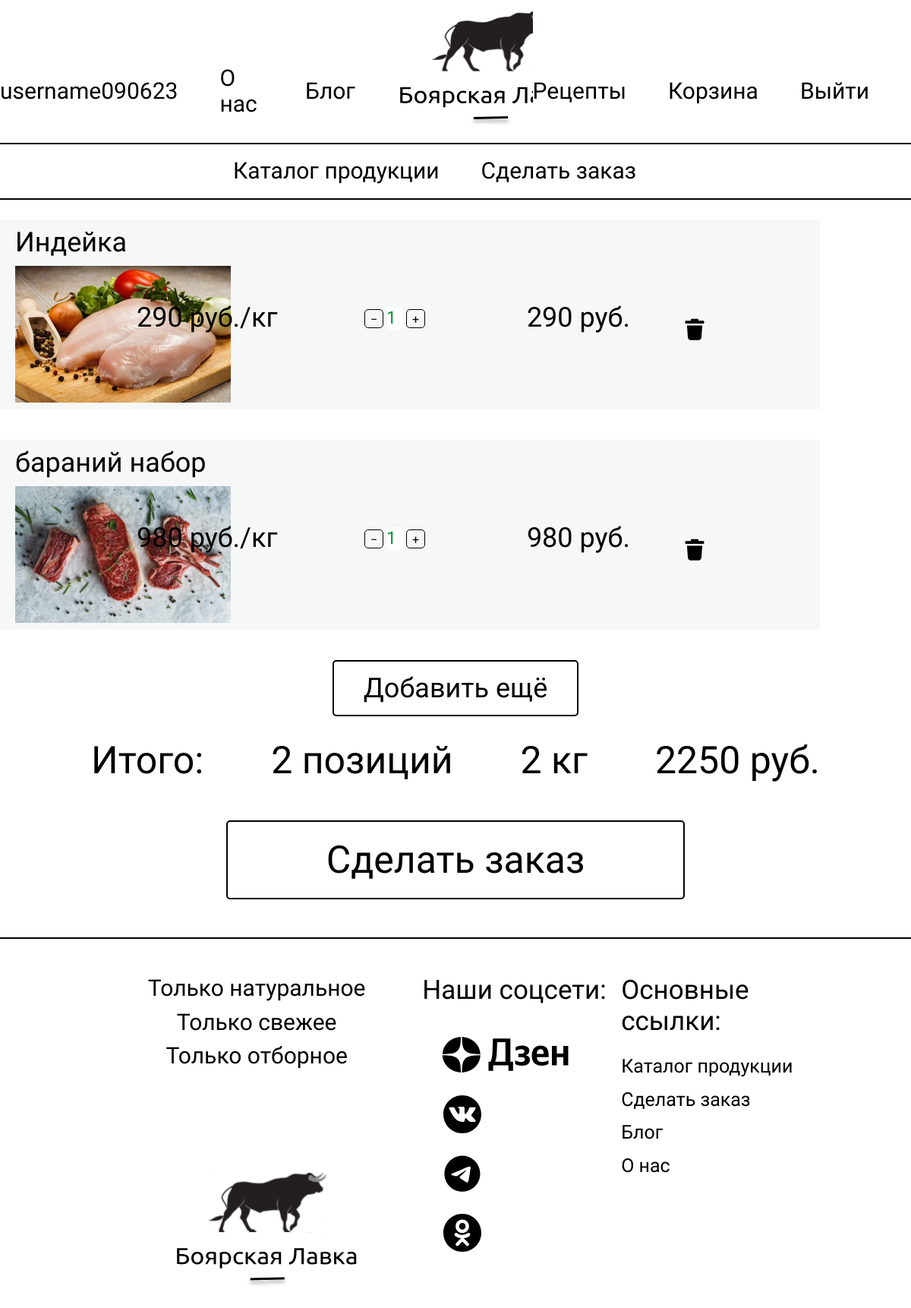
Page /shopping_cart (signed in) on the earlier database version.
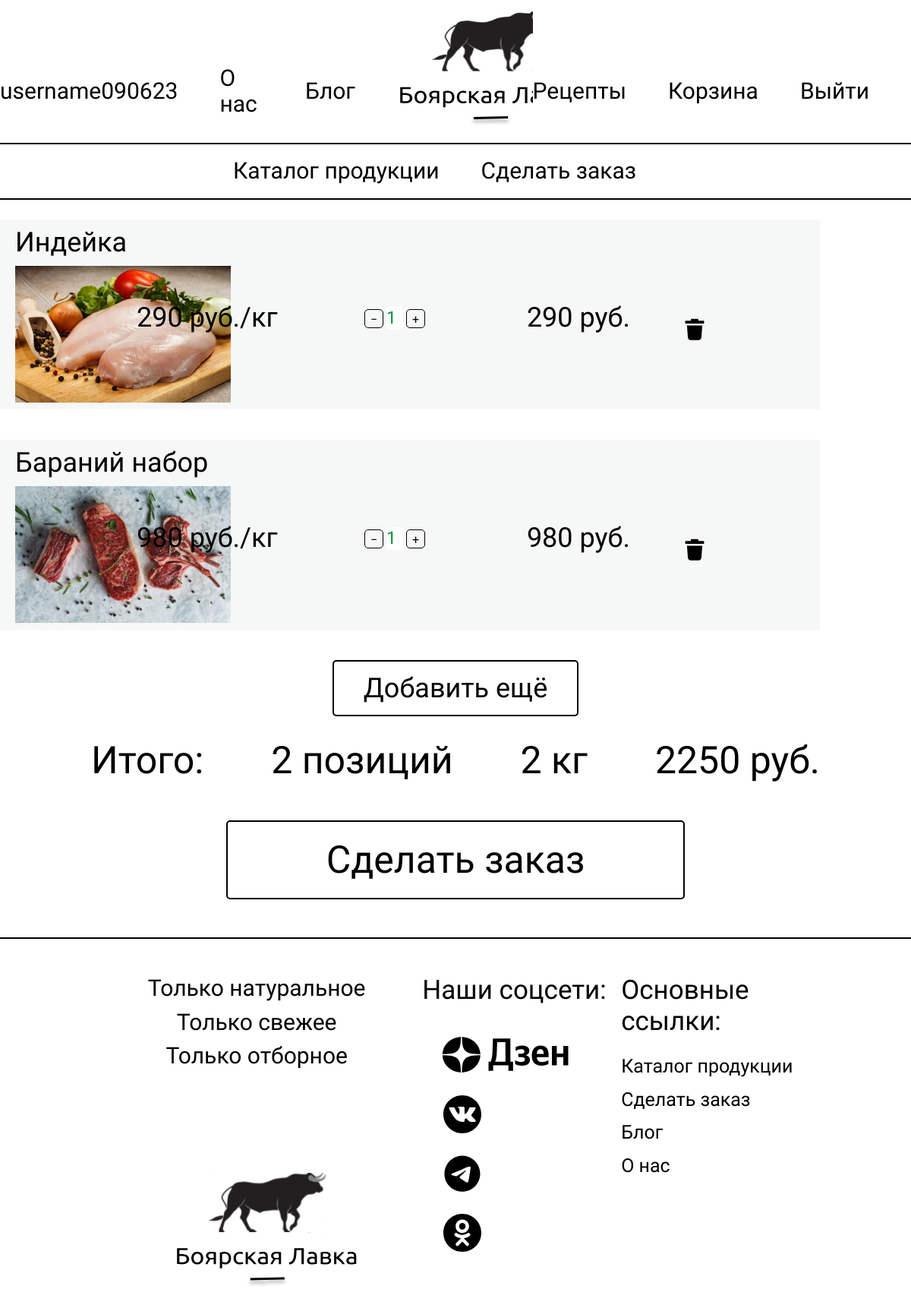
Same page on the later database version.
### butcher_shop_app/models.py (models this page shows)
class GoodsInShoppingCart(models.Model):
    user = models.ForeignKey(User, on_delete=models.CASCADE)
    product = models.ForeignKey(Product, on_delete=models.CASCADE)
    count = models.PositiveIntegerField(default=0, null=True)
    def cost(self):
        return self.product.cost
    def total_cost(self):
        if self.count:
            return self.product.cost * self.count
        return None

class Product(models.Model):
    name = models.CharField(max_length=200)
    cost = models.PositiveIntegerField()
    category_name = models.ManyToManyField(ProductCategories, default="Вне категорий")
    preview = RichTextField(default="Без описания", max_length=500)
    description = RichTextField(default="Без описания")
    image = models.ImageField(upload_to='img', default="img/1.png")
    def __str__(self):
        return self.name

### butcher_shop_app/views.py (the view)
# urls.py: path("shopping_cart", shopping_cart, name="shopping_cart"),
def shopping_cart(request):
    context = cart_logic(request)
    return render(request, "butcher_shop_app/shopping_cart.html", context)

### butcher_shop_app/views.py (called while the page is built)
def cart_logic(request):
    context = {}
    if request.method == "POST":
        form_type = request.POST.get("form_type")
        if form_type == 'del_good':
            del_good(request)
    if request.user.is_authenticated:
        user_cart = GoodsInShoppingCart.objects.filter(user=request.user)
        context["cart"] = user_cart
        context["count_goods_in_cart"] = len(user_cart)
    else:
        shopping_cart_eq = request.session.get('shopping_cart', [])
        count_goods_in_cart = len(shopping_cart_eq)
        context["cart"] = shopping_cart_eq
        context["count_goods_in_cart"] = count_goods_in_cart
    context.update(get_cart_sum_count_kgs(request))
    return context

### butcher_shop_app/templates/butcher_shop_app/shopping_cart.html (shortened to what this page needs)
{% extends 'butcher_shop_app/base.html' %}
{% block content %}
{{cart_len}}<br>
{% include "butcher_shop_app/cart_base.html" %}
<a href="{% url 'order_create' %}"  class="standart__button create_order_btn">
    Сделать заказ
</a>
<hr class="header__line"/>
{% endblock %}

### butcher_shop_app/templates/butcher_shop_app/cart_base.html (shortened to what this page needs)
{% load static %}
<div class="shopping_cart">
    {% for product in cart %}
    <div class="product__card blog_cart cart_card">
        <div class="image_title_block">
            <span class="product__card__title shopping_cart_title">{{product.product}}</span>
            <img class="product__card__img shopping_cart_img" src="{{product.product.image.url}}">
        </div>
        <div class="shopping_cart_centr_info">
            <div class="flex_container">
                <p class="product__card__cost shopping_cart_cost"><span
                        id="product_cost{{product.id}}">{{product.cost}}</span> руб./кг</p>
                <div class="shopping_cart_count_div">
                    <button class="product__card_change_btn shopping_cart_cange_btn" name="-"
                            id="change_btn_minus{{product.id}}">&#8722;
                    </button>
                    <form method="post" style="display: inline;">
                        <input class="product__card__count__input shopping_cart_input" id="input_{{product.id}}"
                               name="count"
                               type="number" min="1"
                               value="{{product.count}}">
                    </form>
                    <button class="product__card_change_btn shopping_cart_cange_btn" id="change_btn_plus{{product.id}}"
                            name="+">
                        &#43;
                    </button>
                </div>
                <p class="cart_sum"><span id="cart_sum{{product.id}}">{{product.total_cost}}</span> руб.</p>
                <form method="post">
                    <input class="trash_icon" type="image" src="{% static 'butcher_shop_app/img/trash.svg' %}"
                           alt="Submit">
                </form>
            </div>
        </div>
    </div>
</div>
{% endfor %}
<a href="{% url 'product_list' %}" class="standart__button">
    Добавить ещё
</a>
<div class="cart_summary">
    <span class="total_p">Итого:</span>
    <span class="cart_summury_count">{{product_count}} позиций</span>
    <span class="cart_summury_kgs">{{products_count_kg}} кг</span>
    <span class="cart_summury_rub">{{total_cost}} руб.</span>
</div>

Differences in the rows shown:
changed through a linked row, GoodsInShoppingCart: product "бараний набор" → "Бараний набор"
